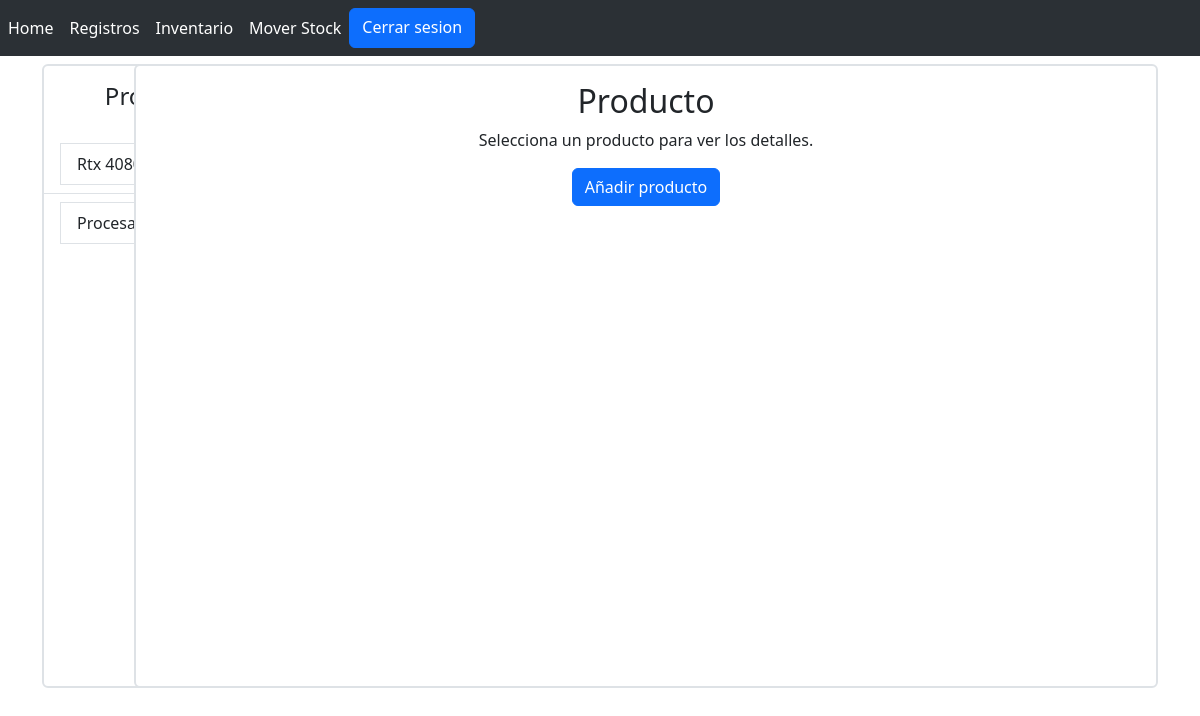
Before: /inventory (signed in) with the older database file.
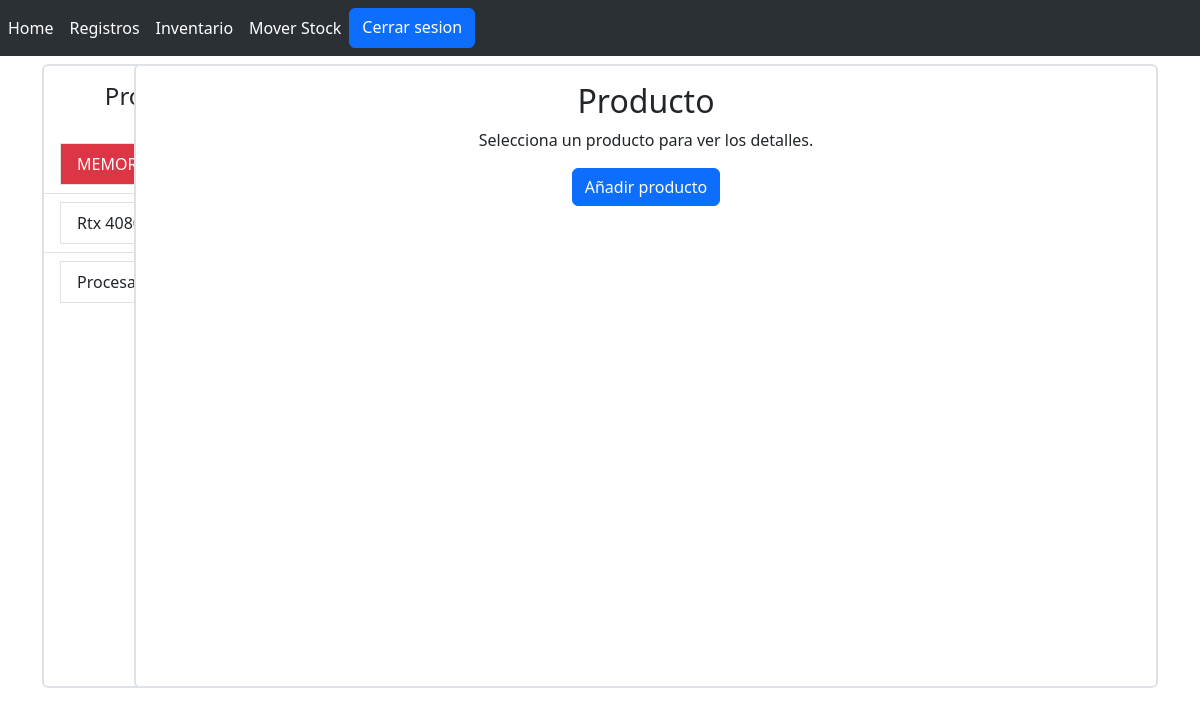
After: the same page with the newer database file.
### crud/models.py (models this page shows, shortened)
class product(models.Model):
    product_id=models.AutoField(primary_key=True)
    product_name=models.CharField(max_length=50)
    product_image=models.ImageField()
    product_stock=models.PositiveIntegerField()
    product_price=models.PositiveIntegerField()
    product_desc=models.CharField(max_length=50)
    storage=models.ForeignKey(storage, on_delete=models.CASCADE, verbose_name=("storage"), default=1)

### core/views.py (the view)
# urls.py: path('inventory', viewscore.inventory, name='inventory'),
def inventory(request):
    products=product.objects.all().order_by('product_stock')
    if len(products)==0:
        selectedProd=""
    else:
        selectedId=request.GET.get("selectedId",0)
        selectedProd=product.objects.filter(product_id=selectedId)
    return render(request,"core/inventory.html",{
        "products":products,
        "selectedProd":selectedProd,
    })

### core/templates/core/inventory.html (shortened to what this page needs)
{% extends "core/base.html" %}
{% load static %}
{% block content %}
<div class="container" style="padding-top: 20rem;">
    <div class="container position-relative">
        <div class="row">
            <div class="col-4">
                <nav class="h-100 flex-column align-items-stretch pe-4 border-end">
                    <div class="card position-absolute top-50 start-0 translate-middle-y border border-2" style="width: 15rem; height: 39rem;">
                        <h4 class="text-center p-3">Productos</h4>
                        <div class="table-responsive" style="height: calc(39rem - 5rem); overflow-y: auto;">
                            <ul class="list-group list-group-flush">
                                {% for product in products %}
                                    <li class="list-group-item">
                                        <a href="?selectedId={{ product.product_id }}" class="list-group-item {% if product.product_stock <= 5 %}text-bg-danger{% endif %}">
                                            {{ product.product_name }}
                                        </a>
                                    </li>
                                {% endfor %}
                            </ul>
                        </div>
                    </div>
                </nav>
            </div>
        </div>
        <div class="card text-center position-absolute top-50 end-0 translate-middle-y border border-2" style="width: 64rem; height: 39rem;">
            <div class="card-body">
                <h2>Producto</h2>
                {% if selectedProd %}
                    <div >
                        <img src="{{ selectedProd.0.product_image.url }}" class="card-img-top border" style="width: 18rem; border-radius: 5%;" alt="Imagen del producto">
                        <p><strong>Nombre del producto:</strong> {{ selectedProd.0.product_name }}</p>
                        <p><strong>ID:</strong> {{ selectedProd.0.product_id }}</p>
                        <p><strong>Stock:</strong> {{ selectedProd.0.product_stock }}</p>
                        <p><strong>Estado:</strong> {{ selectedProd.0.product_desc }}</p>
                        <p><strong>Bodega:</strong> {{ selectedProd.0.storage.storage_id }}</p>
                    </div>
                {% else %}
                    <p>Selecciona un producto para ver los detalles.</p>
                {% endif %}
                <div >
                    <a class="btn btn-primary" href={% url 'addproduct'%}>Añadir producto</a>
                </div>
            </div>
        </div>
    </div>
</div>
{% endblock content %}

Changed rows visible on the page:
added product: product_name "MEMORIA…", product_stock 2 (drawn)
